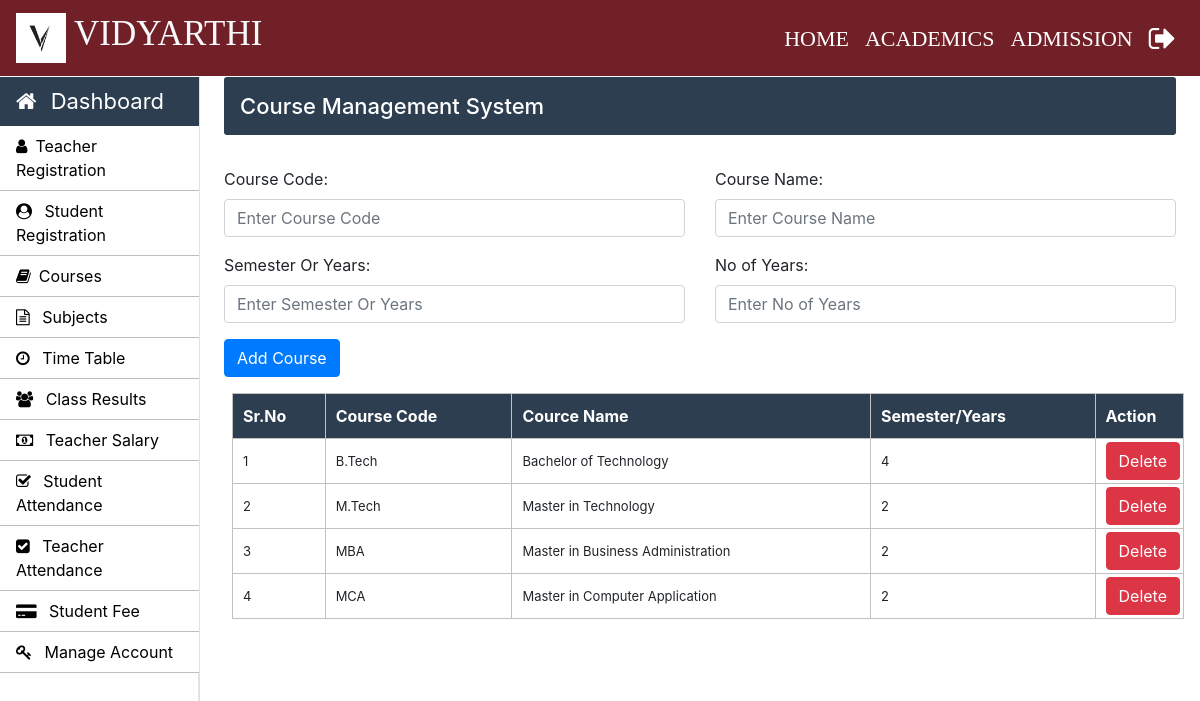
The page /Admin/courses.php (signed in) on the database its author committed.
### tables this page shows
CREATE TABLE `courses` (
  `course_code` varchar(10) NOT NULL,
  `course_name` varchar(50) NOT NULL,
  `semester_or_year` varchar(10) NOT NULL,
  `no_of_year` int(10) NOT NULL
);

### Admin/courses.php (the view, shortened to what this page needs)
<?php
		require_once "../connection/connection.php";
	?>
<!doctype html>
<html lang="en">
	<head>
	</head>
	<body>
		<?php include('../common/common-header.php') ?>
		<?php include('../common/admin-sidebar.php') ?>
		<main role="main" class="col-xl-10 col-lg-9 col-md-8 ml-sm-auto px-md-4 mb-2 w-100">
			<div class="sub-main">
				<div class="bar-margin text-center d-flex flex-wrap flex-md-nowrap pt-3 pb-2 mb-3 text-white admin-dashboard pl-3">
					<h4>Course Management System </h4>
				</div>
				<div class="row">
					<div class="col-md-12">
						<form action="courses.php" method="post">
							<div class="row mt-3">
								<div class="col-md-6">
									<div class="form-group">
										<label for="exampleInputEmail1">Course Code: </label>
										<input type="text" name="course_code" class="form-control" required placeholder="Enter Course Code">
									</div>
								</div>
								<div class="col-md-6">
									<div class="form-group">
										<label for="exampleInputPassword1">Course Name:</label>
										<input type="text" name="course_name" class="form-control" required placeholder="Enter Course Name">
									</div>
								</div>
							</div>
							<div class="row">
								<div class="col-md-6">
									<div class="form-group">
										<label for="exampleInputEmail1">Semester Or Years:</label>
										<input type="text" name="semester_or_year" class="form-control" required placeholder="Enter Semester Or Years">
									</div>
								</div>
								<div class="col-md-6">
									<div class="form-group">
										<label for="exampleInputPassword1">No of Years:</label>
										<input type="text" name="no_of_year" class="form-control" required  placeholder="Enter No of Years">
									</div>
								</div>
							</div>
							<div class="row w-100">
								<div class="col-md-12">
									<input type="submit" name="sub" value="Add Course" class=" btn btn-primary ml-auto">
								</div>
							</div>
						</form>
					</div>
				</div>
				<div class="row">
					<div class="col-md-12 ml-2">
						<section class="mt-3">
							<table class="w-100 table-elements mb-5 table-three-tr" cellpadding="3">
								<tr class="table-tr-head table-three text-white">
									<th>Sr.No</th>
									<th>Course Code</th>
									<th>Cource Name</th>
									<th>Semester/Years</th>
									<th>Action</th>
								</tr>
								<?php
									$sr=1;
									$query="select course_code,course_name,no_of_year from courses";
									$run=mysqli_query($con,$query);
									while($row=mysqli_fetch_array($run)) {
									echo	"<tr>";
									echo	"<td>".$sr++."</td>";
									echo	"<td>".$row['course_code']."</td>";
									echo	"<td>".$row['course_name']."</td>";
									echo	"<td>".$row['no_of_year']."</td>";
									echo	"<td width='20'><a class='btn btn-danger' href=delete-function.php?course_code=".$row['course_code'].">Delete</a></td>";
									echo	"</tr>";
									}
								?>
							</table>
						</section>
					</div>
				</div>
			</div>
		</main>
	</body>
</html>

### Css/style.css (style rules this page uses)
h4 { font-size: 22px; }
.admin-dashboard { margin-top: 1px !important; background: #2c3e50 !important; border-radius: 3px; }
.table-elements tr, td, th { font-size: 13px; border: 1px solid rgb(194, 193, 193); padding-left: 10px !important; }
.table-three { background: #2c3e50 !important; }
.table-tr-head { height: 45px !important; padding: 10px !important; margin-top: 5px !important; }
.table-font-for-transcript td, th { font-size: 16px !important; }

### rows shown on the page
courses: course_code "B.Tech", course_name "Bachelor of Technology", no_of_year "4"
courses: course_code "M.Tech", course_name "Master in Technology", no_of_year "2"
courses: course_code "MBA", course_name "Master in Business Administration", no_of_year "2"
courses: course_code "MCA", course_name "Master in Computer Application", no_of_year "2"
